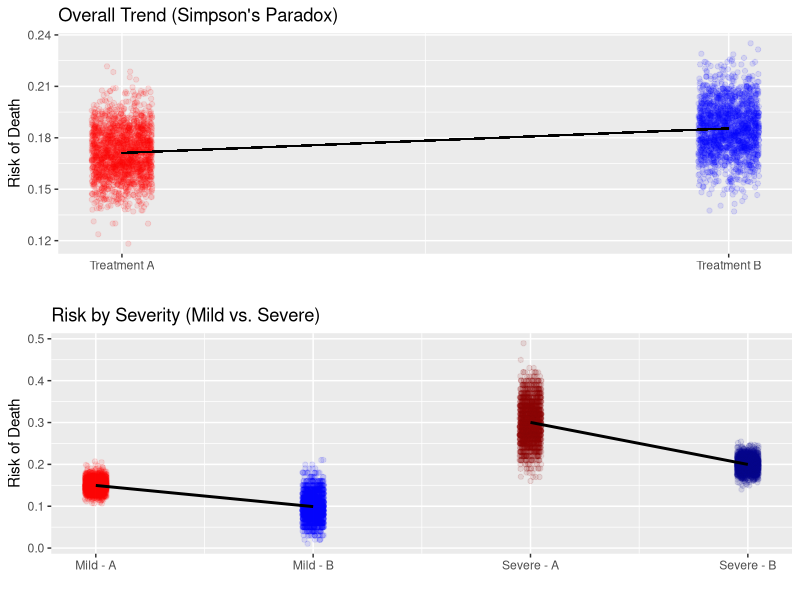
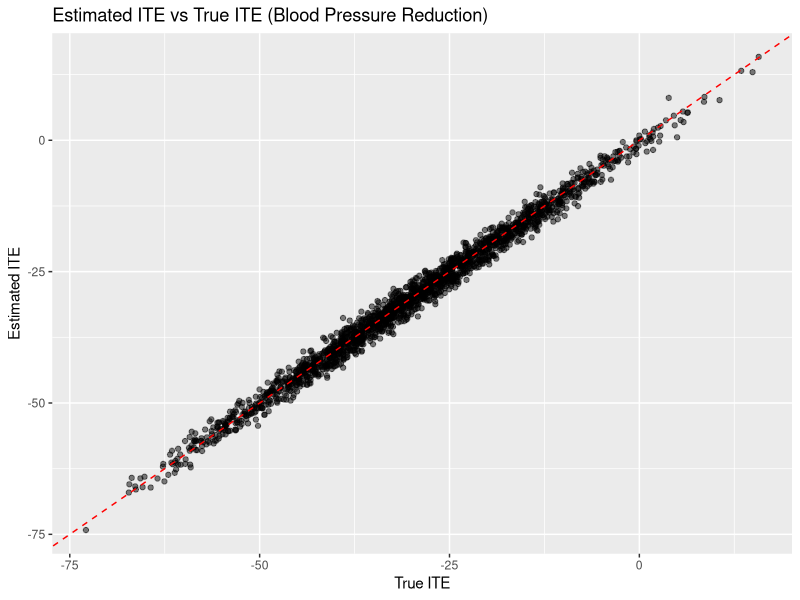
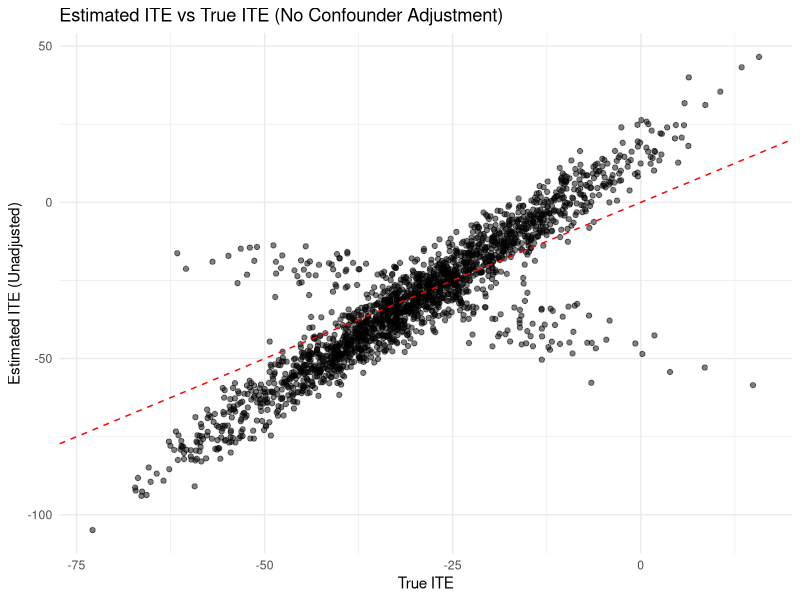
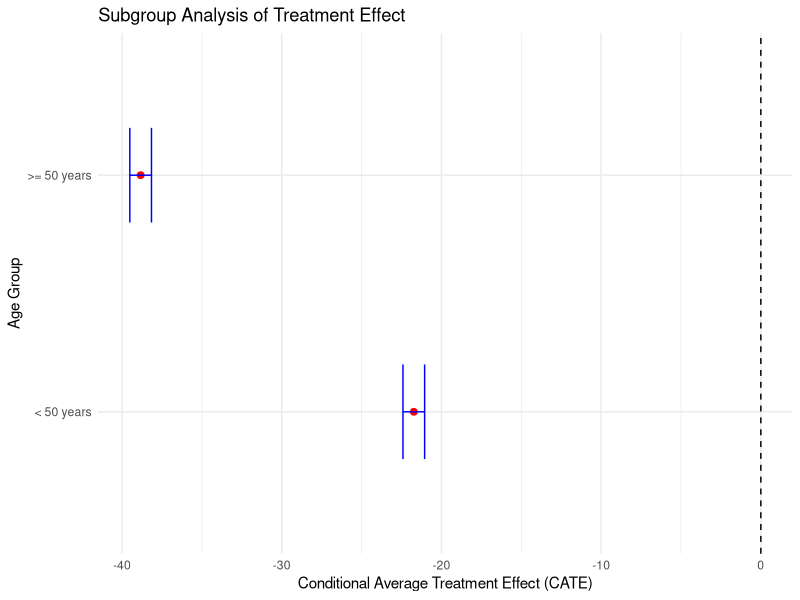
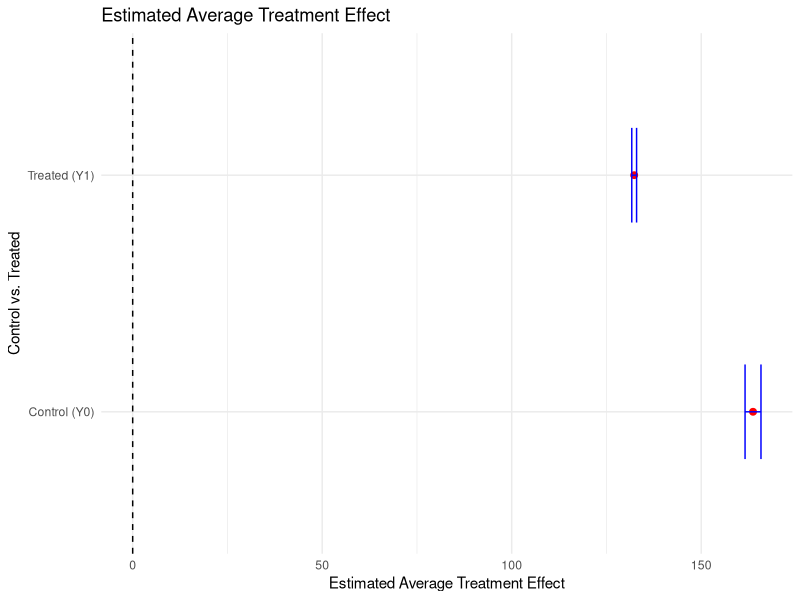
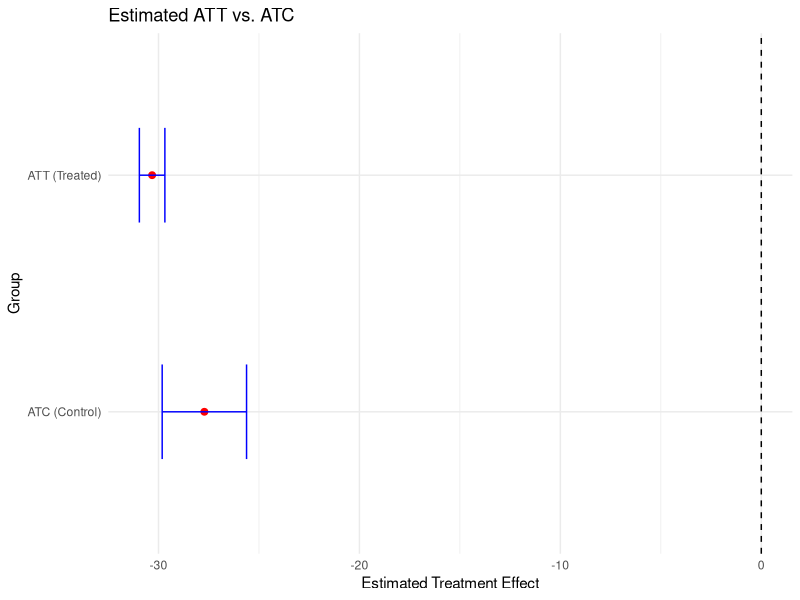

Here is the R script that generated these plots, in order:
## ---- chunk 1

# Simulates data for 2,000 trials of patients by severity and treatment.
# Calculates average death rates for each subgroup and for Treatment A vs B.

library(ggplot2)
library(dplyr)

n_simulations <- 2000

rate11 <- numeric(n_simulations)  # Mild & Treatment A
rate12 <- numeric(n_simulations)  # Mild & Treatment B
rate21 <- numeric(n_simulations)  # Severe & Treatment A
rate22 <- numeric(n_simulations)  # Severe & Treatment B
rate1  <- numeric(n_simulations)  # Overall Treatment A
rate2  <- numeric(n_simulations)  # Overall Treatment B

for (i in 1:n_simulations) {
  severity <- rep(c("Mild", "Severe"), each = 700)
  treatment <- c(rep("Treatment A", 600), rep("Treatment B", 100), 
                 rep("Treatment A", 100), rep("Treatment B", 600))
  outcome <- c(rbinom(600, 1, 0.15), rbinom(100, 1, 0.1), rbinom(100, 1, 0.3), 
               rbinom(600, 1, 0.2))

  data <- data.frame(Severity = severity, Treatment = treatment, 
                     Outcome = outcome)

  death_counts <- tapply(data$Outcome, list(data$Severity, data$Treatment), 
                         sum)
  total_counts <- table(data$Severity, data$Treatment)
  proportions <- death_counts / total_counts
  
  rate11[i] <- proportions["Mild", "Treatment A"]
  rate12[i] <- proportions["Mild", "Treatment B"]
  rate21[i] <- proportions["Severe", "Treatment A"]
  rate22[i] <- proportions["Severe", "Treatment B"]
  
  rate1[i] <- sum(death_counts["Mild", "Treatment A"], 
                  death_counts["Severe", "Treatment A"]) / 
              sum(total_counts["Mild", "Treatment A"], 
                  total_counts["Severe", "Treatment A"]) 
  rate2[i] <- sum(death_counts["Mild", "Treatment B"], 
                  death_counts["Severe", "Treatment B"]) / 
              sum(total_counts["Mild", "Treatment B"], 
                  total_counts["Severe", "Treatment B"])
}

## ---- chunk 2

# Calculates average death rates for each group and prints a summary table.

avg_rate11 <- mean(rate11) * 100  
avg_rate12 <- mean(rate12) * 100
avg_rate21 <- mean(rate21) * 100
avg_rate22 <- mean(rate22) * 100
avg_rate1  <- mean(rate1) * 100
avg_rate2  <- mean(rate2) * 100

final_table <- data.frame(
  Treatment = c("Treatment A", "Treatment B"),
  Mild_Avg = paste(round(c(avg_rate11, avg_rate12), 1), "%"),
  Severe_Avg = paste(round(c(avg_rate21, avg_rate22), 1), "%"),
  Total_Avg = paste(round(c(avg_rate1, avg_rate2), 1), "%")
)

final_table

## ---- chunk 3

# This chunk creates two plots:
# 1. Overall trend ignoring severity (showing the paradox)
# 2. Subgroup trends by severity (revealing the truth)
# Warnings are suppressed for a cleaner output

suppressWarnings({
  library(gridExtra)

  # Plot 1: Overall treatment death risk comparison
  overall_plot_data <- data.frame(
    X_Pos = rep(c(1, 2), each = n_simulations), 
    Death_rate = c(rate1, rate2),  
    Treatment = rep(c("Treatment A", "Treatment B"), each = n_simulations)
  )

  p1 <- ggplot(overall_plot_data, aes(x = X_Pos, y = Death_rate, 
                                      color = Treatment)) +
    geom_point(alpha = 0.1, position = position_jitter(width = 0.05), 
               show.legend = FALSE) +
    geom_segment(aes(x = 1, xend = 2, y = avg_rate1 / 100, 
                     yend = avg_rate2 / 100), color = "black") +
    scale_x_continuous(breaks = c(1, 2), 
                       labels = c("Treatment A", "Treatment B")) +
    scale_color_manual(values = c("Treatment A" = "red", 
                                  "Treatment B" = "blue")) +
    labs(title = "Overall Trend (Simpson's Paradox)", x = "", 
         y = "Risk of Death")

  # Plot 2: By severity
  plot_data_p2 <- data.frame(
    X_Pos = rep(1:4, each = n_simulations),
    Death_rate = c(rate11, rate12, rate21, rate22),
    Group = rep(c("Mild - A", "Mild - B", "Severe - A", "Severe - B"), 
                each = n_simulations),
    Severity = rep(c("Mild", "Mild", "Severe", "Severe"), each = n_simulations)
  )

  p2 <- ggplot(plot_data_p2, aes(x = X_Pos, y = Death_rate, color = Group)) +
    geom_point(alpha = 0.1, position = position_jitter(width = 0.05)) +
    geom_smooth(data = subset(plot_data_p2, Severity == "Mild"), method = "lm", 
                se = FALSE, color = "black") +
    geom_smooth(data = subset(plot_data_p2, Severity == "Severe"), 
                method = "lm", se = FALSE, color = "black") +
    scale_x_continuous(breaks = 1:4, 
              labels = c("Mild - A", "Mild - B", "Severe - A", "Severe - B")) +
    scale_color_manual(values = c("Mild - A" = "red", "Mild - B" = "blue", 
                                  "Severe - A" = "darkred", 
                                  "Severe - B" = "darkblue")) +
    labs(title = "Risk by Severity (Mild vs. Severe)", x = "", 
         y = "Risk of Death") +
    guides(color = "none")

  grid.arrange(p1, p2, nrow = 2)
})

## ---- chunk 4

# Fits a linear model to estimate how treatment and severity affect death risk
# Displays if there's an interaction between them

regression_data <- data.frame(
  Death_rate = c(rate11, rate12, rate21, rate22),
  Treatment = rep(c(0, 1, 0, 1), each = n_simulations),
  Severity = rep(c(0, 0, 1, 1), each = n_simulations)
)

regression_data$Interaction <- regression_data$Treatment * 
  regression_data$Severity

model <- lm(Death_rate ~ Treatment + Severity + Interaction, 
            data = regression_data)
summary(model)

## ---- chunk 5

# Simulate data for 2,000 individuals
n <- 2000

# Generate baseline covariates (age, BMI, cholesterol)
age <- rnorm(n, mean = 50, sd = 10)           
# Normally distributed age centered around 50
bmi <- rnorm(n, mean = 25, sd = 4)            
# BMI centered around 25
cholesterol <- rnorm(n, mean = 200, sd = 30)  
# Cholesterol centered around 200

# Simulate treatment assignment using logistic regression:
# Older individuals with higher cholesterol are more likely to be treated
treatment <- rbinom(n, 1, plogis(0.05 * age + 0.01 * cholesterol - 2))

# Simulate potential outcome without treatment (Y(0))
# Outcome depends on age, BMI, and cholesterol plus random noise
y_0 <- 140 - 0.5 * age + 0.3 * bmi + 0.2 * cholesterol + rnorm(n, sd = 5)

# Simulate potential outcome with treatment (Y(1))
# Treatment effect varies with age and cholesterol and adds its own noise
y_1 <- y_0 - (40 + 1.0 * age - 0.3 * cholesterol) + rnorm(n, sd = 1.5)

# Observed outcome: if treated, observe Y(1); otherwise, observe Y(0)
y <- ifelse(treatment == 1, y_1, y_0)

# Calculate the true Individual Treatment Effect (ITE)
true_ite <- y_1 - y_0  # Difference between potential outcomes for each person

# Combine into a data frame for analysis
data <- data.frame(
  age,
  bmi,
  cholesterol,
  treatment,
  y,           # observed outcome
  true_ite     # the true (unobserved) individual causal effect
)

# Preview the first few rows of the dataset
head(data)

## ---- chunk 6

# Fit separate linear models for control and treatment groups
control_model <- lm(y ~ age + bmi + cholesterol, data = data, 
                    subset = (treatment == 0))
treatment_model <- lm(y ~ age + bmi + cholesterol, data = data, 
                      subset = (treatment == 1))

# Predict outcomes under control and treatment for everyone
data$y0_hat <- predict(control_model, newdata = data)  # predicted Y(0)
data$y1_hat <- predict(treatment_model, newdata = data)  # predicted Y(1)

# Estimate ITE as the difference between predicted outcomes
data$ite_estimate <- data$y1_hat - data$y0_hat

# Show predicted potential outcomes and estimated ITEs
head(data[c("ite_estimate", "y0_hat", "y1_hat")])

## ---- chunk 7

library(ggplot2)

ggplot(data, aes(x = true_ite, y = ite_estimate)) + 
  geom_point(alpha = 0.5) + 
  geom_abline(slope = 1, intercept = 0, col = "red", linetype = "dashed") + 
  labs(title = "Estimated ITE vs True ITE (Blood Pressure Reduction)",
      x = "True ITE",
      y = "Estimated ITE")

## ---- chunk 8

# Estimate average potential outcomes without adjusting for covariates
y0_hat_simple <- mean(data$y[data$treatment == 0])  
y1_hat_simple <- mean(data$y[data$treatment == 1])  

# Fill in predicted values based on group averages
data$y0_hat_simple <- ifelse(data$treatment == 1, y0_hat_simple, data$y)  
data$y1_hat_simple <- ifelse(data$treatment == 0, y1_hat_simple, data$y)  

## ---- chunk 9

data$ite_estimate_simple <- data$y1_hat_simple - data$y0_hat_simple

ggplot(data, aes(x = true_ite, y = ite_estimate_simple)) + 
  geom_point(alpha = 0.5) + 
  geom_abline(slope = 1, intercept = 0, col = "red", linetype = "dashed") + 
  labs(title = "Estimated ITE vs True ITE (No Confounder Adjustment)",
       x = "True ITE",
       y = "Estimated ITE (Unadjusted)") +
  theme_minimal()

## ---- chunk 10

top_beneficiaries <- data[order(data$ite_estimate), ][1:10, ]
top_beneficiaries[, c("age", "bmi", "cholesterol", "ite_estimate")]

## ---- chunk 11

threshold <- 50

cate_young <- mean(data$ite_estimate[data$age < threshold])
cate_old <- mean(data$ite_estimate[data$age >= threshold])

## ---- chunk 12

results <- data.frame(
  age_group = c("< 40 years", ">= 40 years"),
  cate_estimate = c(cate_young, cate_old)
)

print(results)

## ---- chunk 13

# Compute standard errors for ITE estimates in younger and older subgroups
cate_young_se <- sd(data$ite_estimate[data$age < threshold]) / sqrt(sum(data$age < threshold))
cate_old_se <- sd(data$ite_estimate[data$age >= threshold]) / sqrt(sum(data$age >= threshold))

results <- data.frame(
  age_group = c("< 50 years", ">= 50 years"),
  cate_estimate = c(cate_young, cate_old),
  lower = c(cate_young - 1.96 * cate_young_se, cate_old - 1.96 * cate_old_se),
  upper = c(cate_young + 1.96 * cate_young_se, cate_old + 1.96 * cate_old_se)
)

ggplot(results, aes(y = age_group, x = cate_estimate)) +
  geom_point(color = "red", size = 2) +  
  geom_errorbar(aes(xmin = lower, xmax = upper), width = 0.4, color = "blue") + 
  geom_vline(xintercept = 0, linetype = "dashed", color = "black") + 
  labs(title = "Subgroup Analysis of Treatment Effect",
       x = "Conditional Average Treatment Effect (CATE)",
       y = "Age Group") +
  theme_minimal()

## ---- chunk 14

ate <- mean(data$ite_estimate)

print(paste("The Average Treatment Effect (ATE) is", round(ate, 2)))

## ---- chunk 15

# Compute standard errors for ITE estimates in control and treated groups
control_se <- 
  sd(data$ite_estimate[data$treatment == 0]) / sqrt(sum(data$treatment == 0))
treated_se <- 
  sd(data$ite_estimate[data$treatment == 1]) / sqrt(sum(data$treatment == 1))

# Get mean predicted potential outcomes for each group
control_mean <- mean(data$y0_hat[data$treatment == 0])
treated_mean <- mean(data$y1_hat[data$treatment == 1])

results <- data.frame(
  group = c("Control (Y0)", "Treated (Y1)"),
  ate_estimate = c(control_mean, treated_mean),
  lower = c(control_mean - 1.96 * control_se, treated_mean - 1.96 * treated_se),
  upper = c(control_mean + 1.96 * control_se, treated_mean + 1.96 * treated_se)
)

ggplot(results, aes(y = group, x = ate_estimate)) +
  geom_point(color = "red", size = 2) +  
  geom_errorbar(aes(xmin = lower, xmax = upper), width = 0.4, color = "blue") + 
  geom_vline(xintercept = 0, linetype = "dashed", color = "black") + 
  labs(title = "Estimated Average Treatment Effect",
       x = "Estimated Average Treatment Effect",
       y = "Control vs. Treated") +
  theme_minimal()

## ---- chunk 16

att <- mean(data$ite_estimate[data$treatment == 1])

print(paste("The Average Treatment Effect on the Treated (ATT) is", 
            round(att, 2)))

## ---- chunk 17

atc <- mean(data$ite_estimate[data$treatment == 0])

print(paste("The Average Treatment Effect on the Control (ATC) is", 
            round(atc, 2)))

## ---- chunk 18

# Standard error for ATT: variability among treated individuals
att_se <- sd(data$ite_estimate[data$treatment == 1]) / 
  sqrt(sum(data$treatment == 1))

# Standard error for ATC: variability among control individuals
atc_se <- sd(data$ite_estimate[data$treatment == 0]) / 
  sqrt(sum(data$treatment == 0))

results <- data.frame(
  group = c("ATT (Treated)", "ATC (Control)"),
  estimate = c(att, atc),
  lower = c(att - 1.96 * att_se, atc - 1.96 * atc_se),
  upper = c(att + 1.96 * att_se, atc + 1.96 * atc_se)
)

ggplot(results, aes(y = group, x = estimate)) +
  geom_point(color = "red", size = 2) +  
  geom_errorbar(aes(xmin = lower, xmax = upper), width = 0.4, color = "blue") + 
  geom_vline(xintercept = 0, linetype = "dashed", color = "black") + 
  labs(title = "Estimated ATT vs. ATC",
       x = "Estimated Treatment Effect",
       y = "Group") +
  theme_minimal()
